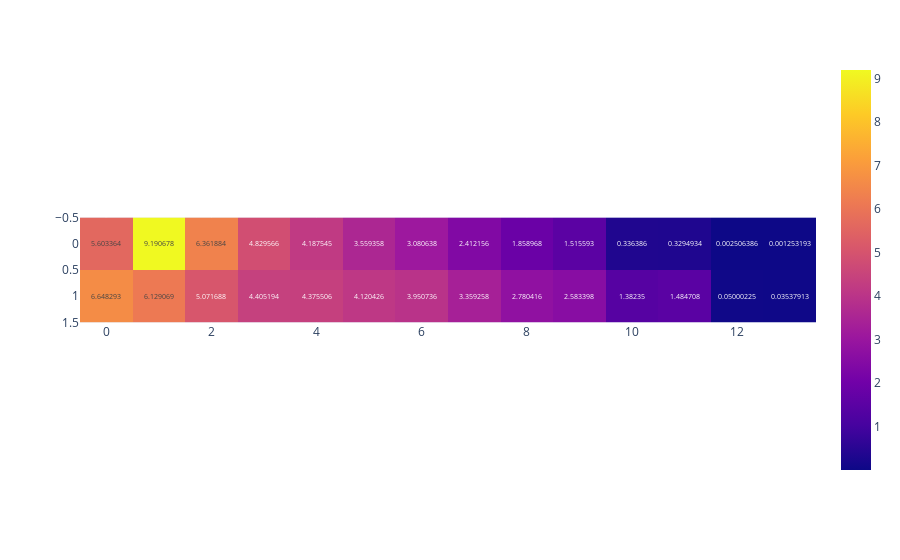

Notebook code cell kept with this figure:
### Code cell
# Reconstruimos data historical
data_historial =  function_data_historical(data)
print(len(set(data_historial['ID'])))

data_img =  data_historial.describe().iloc[1:3,:].values
fig = px.imshow(data_img, text_auto=True)
fig.show()


# fig.show(renderer="svg")

### Figure 1 — Plotly figure (JSON) as saved in the notebook; plotly's stock layout.template omitted (floating-point values rounded to 4 significant figures)
{"data": [{"coloraxis": "coloraxis", "hovertemplate": "x: %{x}<br>y: %{y}<br>color: %{z}<extra></extra>", "name": "0", "texttemplate": "%{z}", "type": "heatmap", "xaxis": "x", "yaxis": "y", "z": [[5.603, 9.191, 6.362, 4.83, 4.188, 3.559, 3.081, 2.412, 1.859, 1.516, 0.3364, 0.3295, 0.002506, 0.001253], [6.648, 6.129, 5.072, 4.405, 4.376, 4.12, 3.951, 3.359, 2.78, 2.583, 1.382, 1.485, 0.05, 0.03538]]}], "layout": {"coloraxis": {"colorscale": [[0, "#0d0887"], [0.1111, "#46039f"], [0.2222, "#7201a8"], [0.3333, "#9c179e"], [0.4444, "#bd3786"], [0.5556, "#d8576b"], [0.6667, "#ed7953"], [0.7778, "#fb9f3a"], [0.8889, "#fdca26"], [1, "#f0f921"]]}, "margin": {"t": 60}, "xaxis": {"anchor": "y", "constrain": "domain", "domain": [0, 1], "scaleanchor": "y"}, "yaxis": {"anchor": "x", "autorange": "reversed", "constrain": "domain", "domain": [0, 1]}}}
